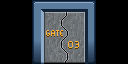

This is a level from a 2D game, rendered from its Tiled map with the project's own tilesets. A one-line summary and the complete map file follow:
An orthogonal 4x2 tile map with 32x32 px tiles, 1 tile layer (Tile Layer 1).

<map version="1.9" tiledversion="1.9.0" orientation="orthogonal" renderorder="right-down" width="4" height="2" tilewidth="32" tileheight="32" infinite="0" nextlayerid="2" nextobjectid="1">
 <tileset firstgid="1" source="dev-door-close.tsx" />
 <layer id="1" name="Tile Layer 1" width="4" height="2">
  <data encoding="csv">
0,1,2,0,
0,3,4,0
</data>
 </layer>
</map>
